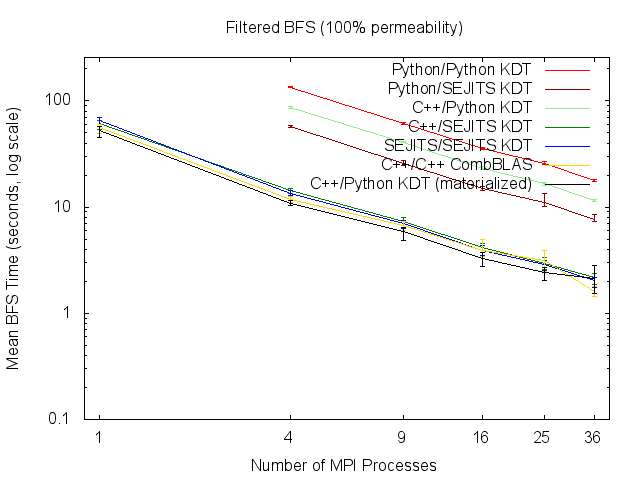

The gnuplot source for this figure:
set title "Filtered BFS (100% permeability)"
set terminal png
set output "gnuplot_100.png"
set xrange [0.9:40]
set yrange [0.1:256]
set logscale y
set logscale x
set xlabel 'Number of MPI Processes'
set ylabel 'Mean BFS Time (seconds, log scale)'
set xtics ('1' 1, '36' 36, '9' 9, '16' 16, '25' 25, '4' 4)
plot\
 "gnuplot_100.dat" every ::1 using 1:2:3:4 title '' ps 0 lc rgb '#FF0000' with errorbars,\
 "gnuplot_100.dat" every ::1 using 1:2 title 'Python/Python KDT' lc rgb '#FF0000' with lines,\
 "gnuplot_100.dat" every ::1 using 1:5:6:7 title '' ps 0 lc rgb '#8B0000' with errorbars,\
 "gnuplot_100.dat" every ::1 using 1:5 title 'Python/SEJITS KDT' lc rgb '#8B0000' with lines,\
 "gnuplot_100.dat" every ::1 using 1:8:9:10 title '' ps 0 lc rgb '#90EE90' with errorbars,\
 "gnuplot_100.dat" every ::1 using 1:8 title 'C++/Python KDT' lc rgb '#90EE90' with lines,\
 "gnuplot_100.dat" every ::1 using 1:11:12:13 title '' ps 0 lc rgb '#008000' with errorbars,\
 "gnuplot_100.dat" every ::1 using 1:11 title 'C++/SEJITS KDT' lc rgb '#008000' with lines,\
 "gnuplot_100.dat" every ::1 using 1:14:15:16 title '' ps 0 lc rgb '#0000FF' with errorbars,\
 "gnuplot_100.dat" every ::1 using 1:14 title 'SEJITS/SEJITS KDT' lc rgb '#0000FF' with lines,\
 "gnuplot_100.dat" every ::1 using 1:17:18:19 title '' ps 0 lc rgb '#FFD700' with errorbars,\
 "gnuplot_100.dat" every ::1 using 1:17 title 'C++/C++ CombBLAS' lc rgb '#FFD700' with lines,\
 "gnuplot_100.dat" every ::1 using 1:20:21:22 title '' ps 0 lc rgb '#000000' with errorbars,\
 "gnuplot_100.dat" every ::1 using 1:20 title 'C++/Python KDT (materialized)' lc rgb '#000000' with lines
